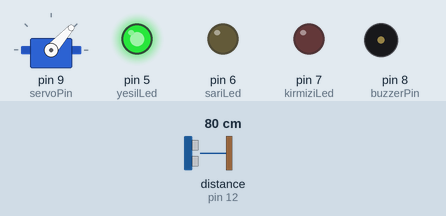
Simulated run of this sketch. Board: Arduino Uno, built with avr-gcc and run on an emulated ATmega328P. On the bench: servo, output pins drawn as LEDs (lit = HIGH), buzzer (waves = sounding, pin HIGH). The inputs (shaded band) are chosen by the test bench; at power-on: distance to the obstacle (sensor on pin 12) 80 cm. The echo pulse lasts 58.3 µs per cm; what the sketch prints to the serial monitor is not drawn.

Above: at 1.2 s.
1.3 s: distance to the obstacle (sensor on pin 12) set to 2 cm
At 1.74 s:
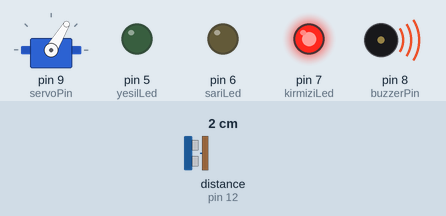
4.3 s: distance to the obstacle (sensor on pin 12) set to 250 cm
At 6.84 s:
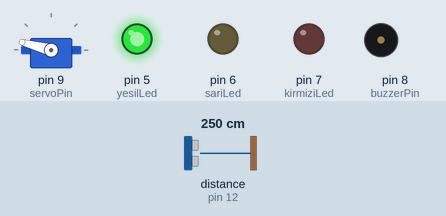
7.3 s: distance to the obstacle (sensor on pin 12) set to 18 cm
At 8.06 s:
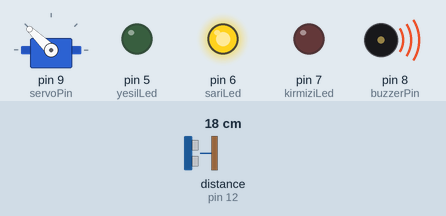
10.3 s: distance to the obstacle (sensor on pin 12) set to 9 cm
At 10.53 s:
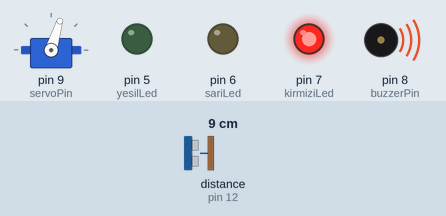
13.3 s: distance to the obstacle (sensor on pin 12) set to 35 cm
At 13.58 s:
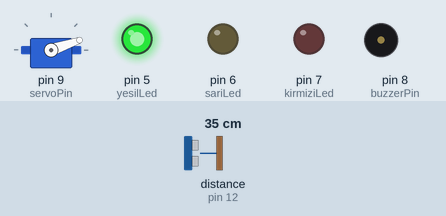
16.3 s: distance to the obstacle (sensor on pin 12) set to 4 cm
At 16.53 s:
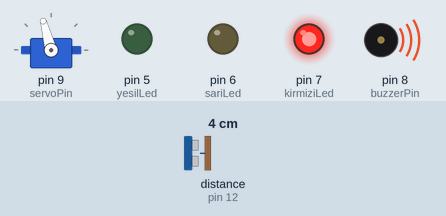
Timing chart, 0 to 28.9 s (numbered marks = the images above; inputs shaded):
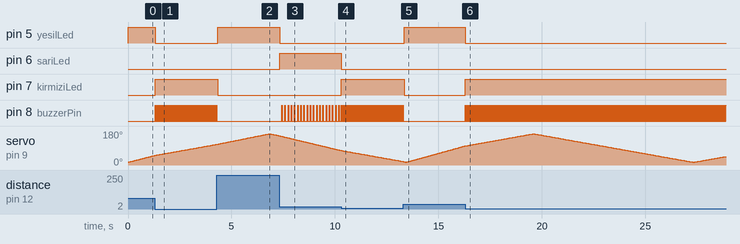

The sketch:

sketch_oct14a.ino
```cpp
#include <Servo.h>
#include <HCSR04.h>

// Çıkış pinleri
#define servoPin 9
#define buzzerPin 8
#define kirmiziLed 7
#define sariLed 6
#define yesilLed 5

// Ultrasonik sensör (Trig: 13, Echo: 12)
UltraSonicDistanceSensor distanceSensor(13, 12);

// Servo motor
Servo radarServo;

int mesafe = 0;

void setup() {
  Serial.begin(9600);

  radarServo.attach(servoPin);

  pinMode(buzzerPin, OUTPUT);
  pinMode(kirmiziLed, OUTPUT);
  pinMode(sariLed, OUTPUT);
  pinMode(yesilLed, OUTPUT);

  digitalWrite(buzzerPin, LOW);
  digitalWrite(kirmiziLed, LOW);
  digitalWrite(sariLed, LOW);
  digitalWrite(yesilLed, HIGH);
}

// Durum ve uyarı kontrol fonksiyonu
void tehlikeKontrol(int d) {

  // 1. KRİTİK TEHLİKE: 12 cm veya daha yakın
  if (d > 0 && d <= 12) {
    digitalWrite(kirmiziLed, HIGH);
    digitalWrite(sariLed, LOW);
    digitalWrite(yesilLed, LOW);

    // Çok seri ve acil bip uyarısı
    digitalWrite(buzzerPin, HIGH);
    delay(20);
    digitalWrite(buzzerPin, LOW);
  }

  // 2. ORTA TEHLİKE: 13-28 cm arası
  else if (d > 12 && d <= 28) {
    digitalWrite(kirmiziLed, LOW);
    digitalWrite(sariLed, HIGH);
    digitalWrite(yesilLed, LOW);

    // Belirli aralıklarla kesikli bip
    static int bipSayac = 0;

    if (++bipSayac % 4 == 0) {
      digitalWrite(buzzerPin, HIGH);
      delay(25);
      digitalWrite(buzzerPin, LOW);
    }
  }

  // 3. GÜVENLİ DURUM: 28 cm'den uzak veya cisim yok
  else {
    digitalWrite(kirmiziLed, LOW);
    digitalWrite(sariLed, LOW);
    digitalWrite(yesilLed, HIGH);
    digitalWrite(buzzerPin, LOW);
  }
}

void loop() {

  // 15 dereceden 165 dereceye doğru tarama
  for (int aci = 15; aci <= 165; aci++) {
    radarServo.write(aci);
    delay(30);

    mesafe = distanceSensor.measureDistanceCm();
    tehlikeKontrol(mesafe);

    // Radar arayüzü için veri formatı: açı,mesafe.
    Serial.print(aci);
    Serial.print(",");
    Serial.print(mesafe);
    Serial.print(".");
  }

  // 165 dereceden 15 dereceye geri dönüş taraması
  for (int aci = 165; aci >= 15; aci--) {
    radarServo.write(aci);
    delay(30);

    mesafe = distanceSensor.measureDistanceCm();
    tehlikeKontrol(mesafe);

    Serial.print(aci);
    Serial.print(",");
    Serial.print(mesafe);
    Serial.print(".");
  }
}
```

Measured:
- after the input at 1.3 s, pin 5 (yesilLed): HIGH → LOW at once; pin 7 (kirmiziLed): LOW → HIGH at once; pin 8 (buzzerPin): alternates HIGH for 0.02 s and LOW for 0.03 s, starting at once
- after the input at 4.3 s, pin 5 (yesilLed): LOW → HIGH at once; pin 7 (kirmiziLed): HIGH → LOW at once; pin 8 (buzzerPin): stops changing and stays LOW
- after the input at 7.3 s, pin 5 (yesilLed): HIGH → LOW at once; pin 6 (sariLed): LOW → HIGH at once; pin 8 (buzzerPin): alternates HIGH for 0.03 s and LOW for 0.13 s, starting after 0.13 s
- after the input at 10.3 s, pin 6 (sariLed): HIGH → LOW at once; pin 7 (kirmiziLed): LOW → HIGH at once; pin 8 (buzzerPin): alternates HIGH for 0.02 s and LOW for 0.03 s, starting at once
- after the input at 13.3 s, pin 5 (yesilLed): LOW → HIGH at once; pin 7 (kirmiziLed): HIGH → LOW at once; pin 8 (buzzerPin): goes on until 13.3 s, then stays LOW
- after the input at 16.3 s, pin 5 (yesilLed): HIGH → LOW at once; pin 7 (kirmiziLed): LOW → HIGH at once; pin 8 (buzzerPin): alternates HIGH for 0.02 s and LOW for 0.03 s, starting at once
